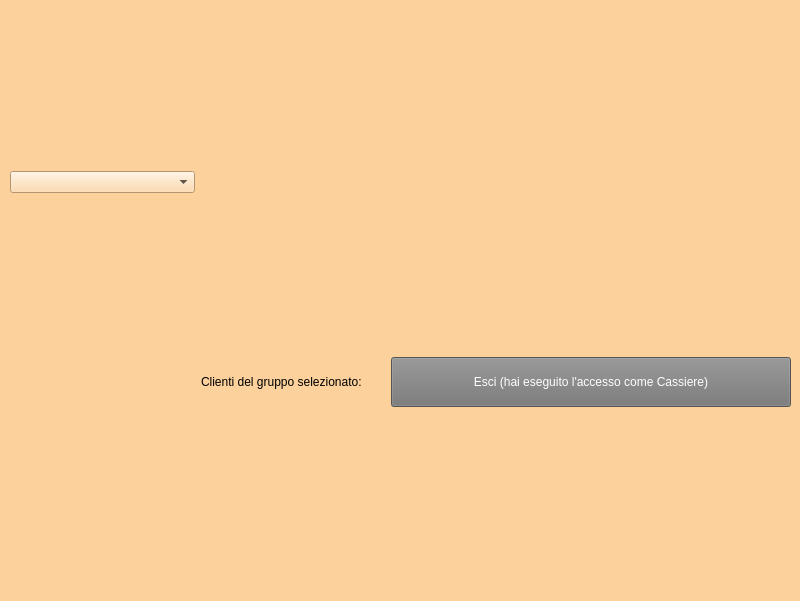
<?xml version="1.0" encoding="UTF-8"?>
<ui version="4.0">
 <class>Magazziniere</class>
 <widget class="QWidget" name="Magazziniere">
  <property name="geometry">
   <rect>
    <x>0</x>
    <y>0</y>
    <width>800</width>
    <height>601</height>
   </rect>
  </property>
  <property name="windowTitle">
   <string>Magazziniere</string>
  </property>
  <property name="styleSheet">
   <string notr="true">background-color: #FCD19C</string>
  </property>
  <widget class="QWidget" name="verticalLayoutWidget_4">
   <property name="geometry">
    <rect>
     <x>10</x>
     <y>10</y>
     <width>781</width>
     <height>583</height>
    </rect>
   </property>
   <layout class="QVBoxLayout" name="verticalLayout_4">
    <item>
     <layout class="QHBoxLayout" name="horizontalLayout_2">
      <item>
       <widget class="QLabel" name="logo">
        <property name="text">
         <string/>
        </property>
       </widget>
      </item>
     </layout>
    </item>
    <item>
     <layout class="QHBoxLayout" name="horizontalLayout">
      <item>
       <layout class="QVBoxLayout" name="verticalLayout">
        <item>
         <widget class="QComboBox" name="comboBox"/>
        </item>
        <item>
         <spacer name="verticalSpacer">
          <property name="orientation">
           <enum>Qt::Vertical</enum>
          </property>
          <property name="sizeType">
           <enum>QSizePolicy::Fixed</enum>
          </property>
          <property name="sizeHint" stdset="0">
           <size>
            <width>20</width>
            <height>400</height>
           </size>
          </property>
         </spacer>
        </item>
       </layout>
      </item>
      <item>
       <layout class="QVBoxLayout" name="verticalLayout_2">
        <item>
         <widget class="QLabel" name="label">
          <property name="text">
           <string>Clienti del gruppo selezionato:</string>
          </property>
         </widget>
        </item>
       </layout>
      </item>
      <item>
       <layout class="QVBoxLayout" name="verticalLayout_3">
        <item>
         <widget class="QPushButton" name="esciButton">
          <property name="minimumSize">
           <size>
            <width>400</width>
            <height>50</height>
           </size>
          </property>
          <property name="maximumSize">
           <size>
            <width>400</width>
            <height>50</height>
           </size>
          </property>
          <property name="styleSheet">
           <string notr="true">color: white;  background-color: #757575</string>
          </property>
          <property name="text">
           <string>Esci (hai eseguito l'accesso come Cassiere)</string>
          </property>
          <property name="shortcut">
           <string>Backspace</string>
          </property>
         </widget>
        </item>
       </layout>
      </item>
     </layout>
    </item>
   </layout>
  </widget>
 </widget>
 <resources/>
 <connections/>
</ui>
